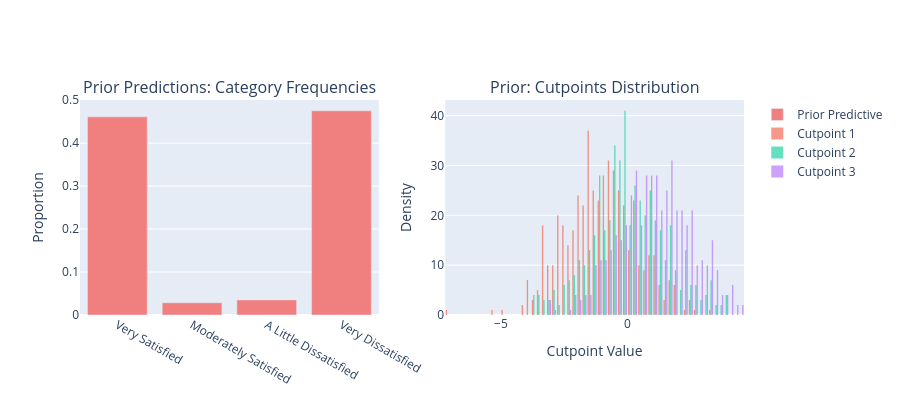

Notebook code cell kept with this figure:
### Markdown cell above
### Prior Predictive Check

Before fitting the model, let's examine what our priors imply about the data. This helps us verify our priors are reasonable.

Our priors are relatively **uninformative** they are not encoding any specific prior information about the model parameters, leaving the data to drive the posterior inference.

### Code cell
# Examine prior predictive distributions
fig = make_subplots(rows=1, cols=2, 
                    subplot_titles=['Prior Predictions: Category Frequencies', 
                                     'Prior: Cutpoints Distribution'])

# Prior predictive category frequencies
prior_y = prior_pred.prior_predictive['y_obs'].values.flatten()
prior_counts = pd.Series(prior_y).value_counts().sort_index()
prior_proportions = prior_counts / prior_counts.sum()

fig.add_trace(
    go.Bar(x=['Very Satisfied', 'Moderately Satisfied', 'A Little Dissatisfied', 'Very Dissatisfied'],
           y=prior_proportions.values,
           marker_color='lightcoral',
           name='Prior Predictive'),
    row=1, col=1
)

# Prior cutpoints
cutpoints_samples = prior_pred.prior['cutpoints'].values
for i in range(3):
    fig.add_trace(
        go.Histogram(x=cutpoints_samples[:, :, i].flatten(),
                    name=f'Cutpoint {i+1}',
                    opacity=0.6),
        row=1, col=2
    )

fig.update_layout(height=400)
fig.update_yaxes(title_text='Proportion', row=1, col=1)
fig.update_yaxes(title_text='Density', row=1, col=2)
fig.update_xaxes(title_text='Cutpoint Value', row=1, col=2)
fig.show()

print('Prior predictive summary:')
print(f'Category frequencies: {dict(prior_counts)}')
print(f'Category proportions: {dict(prior_proportions.round(3))}')
print(f'Cutpoints mean: {cutpoints_samples.mean(axis=(0,1)).round(3)}')
print(f'Cutpoints std: {cutpoints_samples.std(axis=(0,1)).round(3)}')

### Figure 1 — Plotly figure (JSON) as saved in the notebook; plotly's stock layout.template omitted (floating-point values rounded to 4 significant figures; data arrays with more than 128 entries replaced by an {"elided": "..."} marker saying what was removed)
{"data": [{"marker": {"color": "lightcoral"}, "name": "Prior Predictive", "type": "bar", "x": ["Very Satisfied", "Moderately Satisfied", "A Little Dissatisfied", "Very Dissatisfied"], "xaxis": "x", "y": [0.4611, 0.02852, 0.03519, 0.4752], "yaxis": "y"}, {"name": "Cutpoint 1", "opacity": 0.6, "type": "histogram", "x": {"elided": "500 float values"}, "xaxis": "x2", "yaxis": "y2"}, {"name": "Cutpoint 2", "opacity": 0.6, "type": "histogram", "x": {"elided": "500 float values"}, "xaxis": "x2", "yaxis": "y2"}, {"name": "Cutpoint 3", "opacity": 0.6, "type": "histogram", "x": {"elided": "500 float values"}, "xaxis": "x2", "yaxis": "y2"}], "layout": {"annotations": [{"font": {"size": 16}, "showarrow": false, "text": "Prior Predictions: Category Frequencies", "x": 0.225, "xanchor": "center", "xref": "paper", "y": 1, "yanchor": "bottom", "yref": "paper"}, {"font": {"size": 16}, "showarrow": false, "text": "Prior: Cutpoints Distribution", "x": 0.775, "xanchor": "center", "xref": "paper", "y": 1, "yanchor": "bottom", "yref": "paper"}], "height": 400, "xaxis": {"anchor": "y", "domain": [0, 0.45]}, "xaxis2": {"anchor": "y2", "domain": [0.55, 1], "title": {"text": "Cutpoint Value"}}, "yaxis": {"anchor": "x", "domain": [0, 1], "title": {"text": "Proportion"}}, "yaxis2": {"anchor": "x2", "domain": [0, 1], "title": {"text": "Density"}}}}
